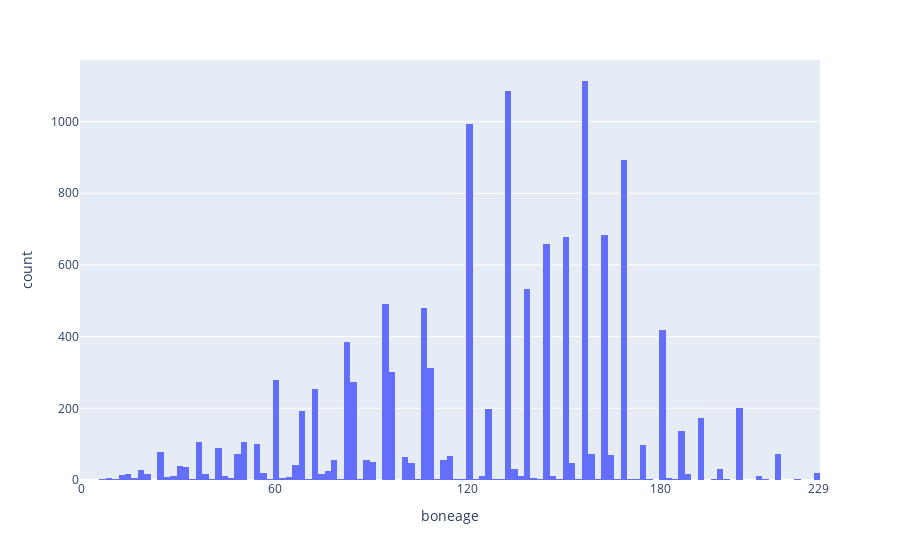

Here is the notebook cell this chart was saved with:
### Code cell
fig = px.histogram(df['boneage'], x="boneage")
fig.update_xaxes(tickvals=[0, 60, 120, 180, 229])
fig.show()

### Figure 1 — Plotly figure (JSON) as saved in the notebook; plotly's stock layout.template omitted (floating-point values rounded to 4 significant figures; data arrays with more than 128 entries replaced by an {"elided": "..."} marker saying what was removed)
{"data": [{"alignmentgroup": "True", "bingroup": "x", "hovertemplate": "boneage=%{x}<br>count=%{y}<extra></extra>", "legendgroup": "", "marker": {"color": "#636efa", "pattern": {"shape": ""}}, "name": "", "offsetgroup": "", "orientation": "v", "showlegend": false, "type": "histogram", "x": {"elided": "12611 int values"}, "xaxis": "x", "yaxis": "y"}], "layout": {"barmode": "relative", "legend": {"tracegroupgap": 0}, "margin": {"t": 60}, "xaxis": {"anchor": "y", "domain": [0, 1], "tickvals": [0, 60, 120, 180, 229], "title": {"text": "boneage"}}, "yaxis": {"anchor": "x", "domain": [0, 1], "title": {"text": "count"}}}}
